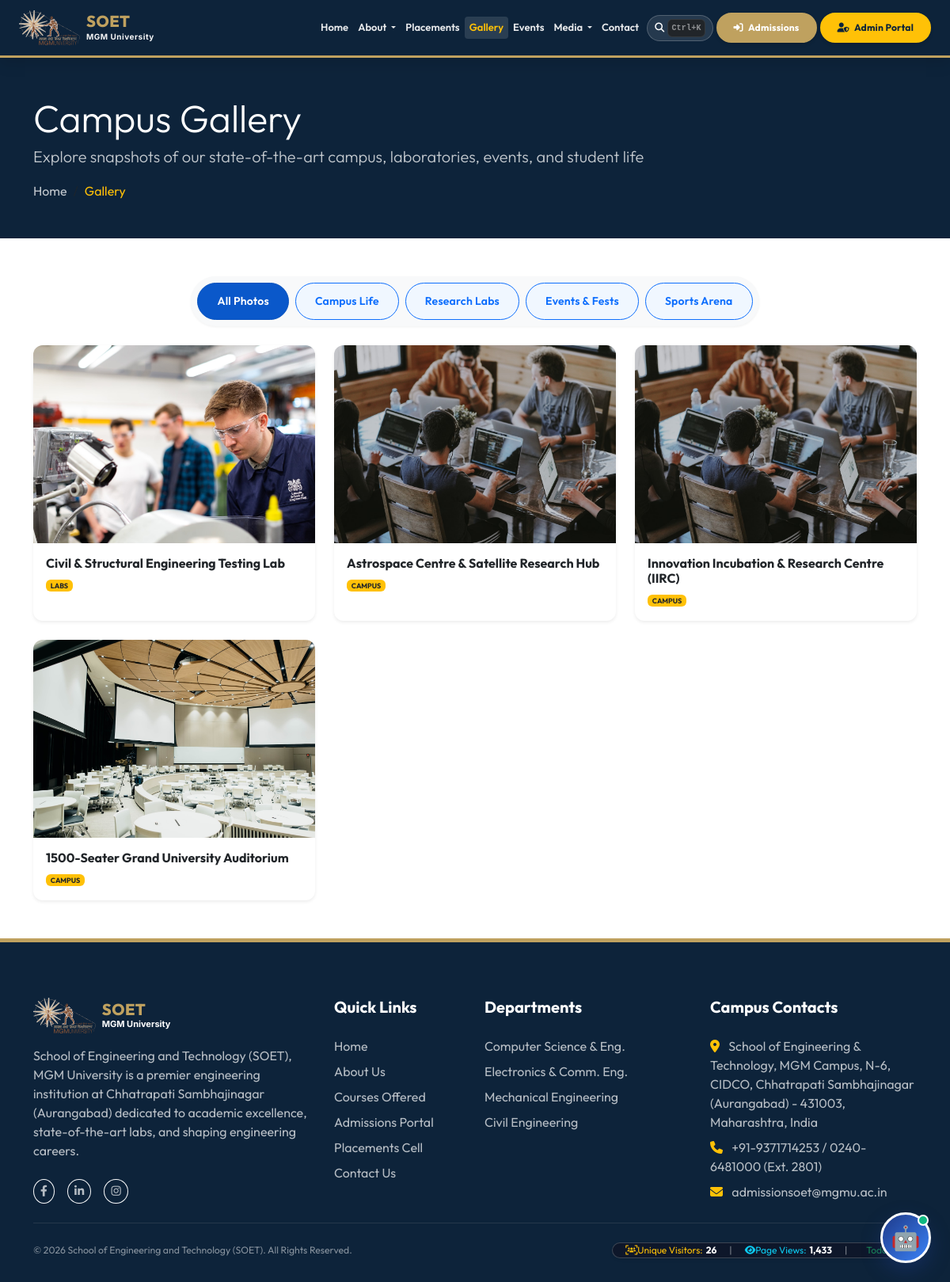
/gallery.php, run on the app's committed database.
### tables this page shows
CREATE TABLE `navigation_menu` (
  `id` int(11) NOT NULL AUTO_INCREMENT,
  `title` varchar(100) NOT NULL,
  `url` varchar(255) NOT NULL,
  `target` varchar(20) DEFAULT '_self',
  `icon` varchar(50) DEFAULT NULL,
  `parent_id` int(11) DEFAULT NULL,
  `sort_order` int(11) DEFAULT 0,
  `is_active` tinyint(1) DEFAULT 1,
  `is_system` tinyint(1) DEFAULT 0,
  `created_at` timestamp NOT NULL DEFAULT current_timestamp(),
  `updated_at` timestamp NOT NULL DEFAULT current_timestamp() ON UPDATE current_timestamp(),
  PRIMARY KEY (`id`),
  KEY `parent_id` (`parent_id`),
  CONSTRAINT `navigation_menu_ibfk_1` FOREIGN KEY (`parent_id`) REFERENCES `navigation_menu` (`id`) ON DELETE CASCADE
);

CREATE TABLE `gallery` (
  `id` int(11) NOT NULL AUTO_INCREMENT,
  `title` varchar(100) NOT NULL,
  `image_path` varchar(255) NOT NULL,
  `category` varchar(50) DEFAULT 'Campus',
  `is_active` tinyint(1) DEFAULT 1,
  `created_at` timestamp NOT NULL DEFAULT current_timestamp(),
  PRIMARY KEY (`id`)
);

### core/Database.php (called while the page is built, shortened)
<?php
class Database
{
    private static ?Database $instance = null;
    private PDO $pdo;
    private function __construct()
    {
        $options = [
            PDO::ATTR_ERRMODE            => PDO::ERRMODE_EXCEPTION,
            PDO::ATTR_DEFAULT_FETCH_MODE => PDO::FETCH_ASSOC,
            PDO::ATTR_EMULATE_PREPARES   => false,
            PDO::ATTR_TIMEOUT            => 3,
        ];
        $primaryHost = defined('DB_HOST') ? DB_HOST : '127.0.0.1;port=3307';
        $dbName = defined('DB_NAME') ? DB_NAME : 'soet_college';
        $dbUser = defined('DB_USER') ? DB_USER : 'root';
        $dbPass = defined('DB_PASS') ? DB_PASS : '';
        $charset = defined('DB_CHARSET') ? DB_CHARSET : 'utf8mb4';
        $dsnCandidates = [
            'mysql:host=' . $primaryHost . ';dbname=' . $dbName . ';charset=' . $charset,
            'mysql:host=127.0.0.1;port=3307;dbname=' . $dbName . ';charset=' . $charset,
            'mysql:host=127.0.0.1;port=3306;dbname=' . $dbName . ';charset=' . $charset,
            'mysql:host=localhost;dbname=' . $dbName . ';charset=' . $charset,
            'mysql:host=127.0.0.1;dbname=' . $dbName . ';charset=' . $charset
        ];
        foreach (array_unique($dsnCandidates) as $dsn) {
            try {
                $this->pdo = new PDO($dsn, $dbUser, $dbPass, $options);
                return;
            } catch (PDOException $e) {
                $lastException = $e;
            }
        }
    }
    public static function getInstance(): Database
    {
        if (self::$instance === null) {
            self::$instance = new self();
        }
        return self::$instance;
    }
    public function query(string $sql, array $params = []): PDOStatement
    {
        $stmt = $this->pdo->prepare($sql);
        $stmt->execute($params);
        return $stmt;
    }
    public function fetchAll(string $sql, array $params = []): array
    {
        return $this->query($sql, $params)->fetchAll();
    }
}

### core/ContentManager.php (called while the page is built, shortened)
<?php
class ContentManager
{
    public function __construct()
    {
        $this->db = Database::getInstance();
    }
}

### includes/functions.php (called while the page is built, shortened)
<?php
function uploadUrl(string $directory, ?string $filename): string
{
    return UPLOAD_URL . $directory . '/' . $filename;
}

### gallery.php (the view, shortened to what this page needs)
<?php
include_once __DIR__ . '/includes/header.php';
$cms = new ContentManager();
$images = $cms->db->fetchAll("SELECT * FROM gallery WHERE is_active = 1 ORDER BY created_at DESC");
$settings = $cms->getSiteSettings();
$gallery_bg = !empty($settings['gallery_hero_image']) ? uploadUrl('settings', $settings['gallery_hero_image']) : null;
?>
<div class="py-5 text-white mb-5 position-relative overflow-hidden" style="<?php echo $gallery_bg ? "background: linear-gradient(rgba(15, 23, 42, 0.8), rgba(15, 23, 42, 0.8)), url('{$gallery_bg}') center/cover no-repeat;" : "background-color: var(--primary-color);"; ?>">
    <div class="container position-relative z-1">
        <h1 class="fw-extrabold mb-1 text-white display-5">Campus Gallery</h1>
        <p class="lead opacity-75 mb-3">Explore snapshots of our state-of-the-art campus, laboratories, events, and student life</p>
        <nav aria-label="breadcrumb">
            <ol class="breadcrumb mb-0">
                <li class="breadcrumb-item"><a href="index.php" class="text-white opacity-75 text-decoration-none">Home</a></li>
                <li class="breadcrumb-item active text-warning" aria-current="page">Gallery</li>
            </ol>
        </nav>
    </div>
</div>
<div class="container mb-5">
    <div class="row mb-4">
        <div class="col-12 text-center">
            <div class="d-inline-flex gap-2 flex-wrap bg-light p-2 rounded-pill shadow-xs">
                <button class="btn btn-sm btn-primary rounded-pill px-4 gallery-filter-btn active" data-filter="all">All Photos</button>
                <button class="btn btn-sm btn-outline-primary rounded-pill px-4 gallery-filter-btn" data-filter="campus">Campus Life</button>
                <button class="btn btn-sm btn-outline-primary rounded-pill px-4 gallery-filter-btn" data-filter="labs">Research Labs</button>
                <button class="btn btn-sm btn-outline-primary rounded-pill px-4 gallery-filter-btn" data-filter="events">Events & Fests</button>
                <button class="btn btn-sm btn-outline-primary rounded-pill px-4 gallery-filter-btn" data-filter="sports">Sports Arena</button>
            </div>
        </div>
    </div>
    <div class="row g-4" id="galleryGrid">
        <?php if (empty($images)): ?>
            <div class="col-md-4 gallery-item-col" data-cat="campus">
                <div class="card border-0 shadow-sm overflow-hidden custom-card h-100 hover-elevate">
                    <img src="https://images.unsplash.com/photo-1541339907198-e08756dedf3f?auto=format&fit=crop&w=600&q=80" alt="Campus View" class="w-100 gallery-preview-img" style="height: 250px; object-fit: cover; cursor: pointer;">
                    <div class="card-body p-3">
                        <h6 class="fw-bold mb-1">SOET Main Administration Block</h6>
                        <span class="badge bg-warning text-dark text-uppercase" style="font-size: 9px;">Campus</span>
                    </div>
                </div>
            </div>
            <div class="col-md-4 gallery-item-col" data-cat="labs">
                <div class="card border-0 shadow-sm overflow-hidden custom-card h-100 hover-elevate">
                    <img src="https://images.unsplash.com/photo-1581091226825-a6a2a5aee158?auto=format&fit=crop&w=600&q=80" alt="Lab View" class="w-100 gallery-preview-img" style="height: 250px; object-fit: cover; cursor: pointer;">
                    <div class="card-body p-3">
                        <h6 class="fw-bold mb-1">Advanced Computer Science Lab</h6>
                        <span class="badge bg-warning text-dark text-uppercase" style="font-size: 9px;">Labs</span>
                    </div>
                </div>
            </div>
            <div class="col-md-4 gallery-item-col" data-cat="events">
                <div class="card border-0 shadow-sm overflow-hidden custom-card h-100 hover-elevate">
                    <img src="https://images.unsplash.com/photo-1511578314322-379afb476865?auto=format&fit=crop&w=600&q=80" alt="Convocation Day" class="w-100 gallery-preview-img" style="height: 250px; object-fit: cover; cursor: pointer;">
                    <div class="card-body p-3">
                        <h6 class="fw-bold mb-1">Annual Tech Fest Exhibition</h6>
                        <span class="badge bg-warning text-dark text-uppercase" style="font-size: 9px;">Events</span>
                    </div>
                </div>
            </div>
        <?php else: ?>
            <?php foreach ($images as $img):
                $catSlug = strtolower(htmlspecialchars($img['category'] ?? 'campus'));
            ?>
                <div class="col-md-4 col-sm-6 gallery-item-col" data-cat="<?php echo $catSlug; ?>">
                    <div class="card border-0 shadow-sm overflow-hidden custom-card h-100 hover-elevate">
                        <img src="<?php echo uploadUrl('gallery', $img['image_path']); ?>" alt="<?php echo htmlspecialchars($img['title']); ?>" class="w-100 gallery-preview-img" style="height: 250px; object-fit: cover; cursor: pointer;">
                        <div class="card-body p-3">
                            <h6 class="fw-bold mb-1"><?php echo htmlspecialchars($img['title']); ?></h6>
                            <span class="badge bg-warning text-dark text-uppercase" style="font-size: 9px;"><?php echo htmlspecialchars($img['category']); ?></span>
                        </div>
                    </div>
                </div>
            <?php endforeach; ?>
        <?php endif; ?>
    </div>
</div>
<?php include_once __DIR__ . '/includes/footer.php'; ?>

### includes/header.php (shortened to what this page needs)
<?php
$current_page = basename($_SERVER['PHP_SELF'] ?? '');
$header_cms = new ContentManager();
$header_settings = $header_cms->getSiteSettings();
$logo_src = !empty($header_settings['site_logo'])
    ? uploadUrl('settings', $header_settings['site_logo'])
    : APP_URL . '/assets/images/logo.svg';
?>
<!DOCTYPE html>
<html lang="en">
<head>
    <link href="https://cdn.jsdelivr.net/npm/bootstrap@5.3.0/dist/css/bootstrap.min.css" rel="stylesheet">
    <link href="https://cdnjs.cloudflare.com/ajax/libs/font-awesome/6.4.0/css/all.min.css" rel="stylesheet">
    <link href="<?php echo APP_URL; ?>/assets/css/style.css" rel="stylesheet">
</head>
<body>
<?php
$header_db = Database::getInstance();
$dbNavMain = [];
$dbNavSubGrouped = [];
try {
    $dbNavMain = $header_db->fetchAll("SELECT * FROM navigation_menu WHERE parent_id IS NULL AND is_active = 1 ORDER BY sort_order ASC, title ASC");
    $dbNavSubAll = $header_db->fetchAll("SELECT * FROM navigation_menu WHERE parent_id IS NOT NULL AND is_active = 1 ORDER BY sort_order ASC, title ASC");
    foreach ($dbNavSubAll as $sub) {
        $dbNavSubGrouped[$sub['parent_id']][] = $sub;
    }
} catch (Exception $e) {
    $dbNavMain = [];
}
?>
<nav class="navbar navbar-expand-xl navbar-dark sticky-top py-2" style="border-bottom: 3px solid var(--secondary-color); box-shadow: 0 4px 20px rgba(0,0,0,0.15); background-color: var(--primary-color);">
    <div class="container-fluid px-2 px-md-3 px-xl-4">
        <a class="navbar-brand d-flex align-items-center me-2 me-xl-3" href="<?php echo APP_URL; ?>/index.php">
            <img src="<?php echo $logo_src; ?>" alt="SOET Logo" class="me-2" style="height: 44px; object-fit: contain;">
            <div>
                <span class="d-block lh-1 text-uppercase" style="font-size: 20px; font-weight: 800; color: var(--secondary-color); letter-spacing: 0.5px; font-family: 'Outfit', sans-serif;">SOET</span>
                <span class="d-block text-white font-semibold" style="font-size: 10px; font-weight: 700; letter-spacing: 0.5px; opacity: 0.95; font-family: 'Inter', sans-serif; margin-top: 2px;">MGM University</span>
            </div>
        </a>
        <div class="collapse navbar-collapse" id="mainNavbar">
            <ul class="navbar-nav ms-auto mb-2 mb-xl-0 align-items-center gap-0.5">
                <?php if (!empty($dbNavMain)): ?>
                    <?php foreach ($dbNavMain as $mainNav): ?>
                        <?php
                            $hasSub = isset($dbNavSubGrouped[$mainNav['id']]);
                            $is_active = ($current_page === $mainNav['url']);
                            $target = !empty($mainNav['target']) ? $mainNav['target'] : '_self';
                            $url = (strpos($mainNav['url'], 'http') === 0 || strpos($mainNav['url'], 'javascript:') === 0 || $mainNav['url'] === '#')
                                ? $mainNav['url']
                                : APP_URL . '/' . ltrim($mainNav['url'], '/');
                        ?>
                        <?php if ($hasSub): ?>
                            <?php
                                $subUrls = array_map(function($s) { return $s['url']; }, $dbNavSubGrouped[$mainNav['id']]);
                                $dropdownActive = in_array($current_page, $subUrls);
                            ?>
                            <li class="nav-item dropdown">
                                <a class="nav-link dropdown-toggle <?php echo $dropdownActive ? 'active' : ''; ?>" href="#" id="dropdownNav<?php echo $mainNav['id']; ?>" role="button" data-bs-toggle="dropdown" aria-expanded="false">
                                    <?php echo htmlspecialchars($mainNav['title']); ?>
                                </a>
                            </li>
                        <?php else: ?>
                            <li class="nav-item">
                                <a class="nav-link <?php echo $is_active ? 'active' : ''; ?>" href="<?php echo $url; ?>" target="<?php echo $target; ?>">
                                    <?php echo htmlspecialchars($mainNav['title']); ?>
                                </a>
                            </li>
                        <?php endif; ?>
                    <?php endforeach; ?>
                <?php endif; ?>
                <li class="nav-item ms-xl-1">
                    <button class="btn btn-outline-light btn-sm rounded-pill spotlight-trigger d-flex align-items-center gap-1" id="spotlightTriggerBtn" title="Instant Quick Search (Press Ctrl+K)">
                        <i class="fa-solid fa-magnifying-glass"></i>
                        <kbd class="bg-dark text-white-50 border border-secondary border-opacity-25 px-1 rounded" style="font-size: 10px;">Ctrl+K</kbd>
                    </button>
                </li>
                <li class="nav-item ms-xl-1">
                    <a class="btn btn-admission text-center" href="<?php echo APP_URL; ?>/admissions.php"><i class="fa-solid fa-right-to-bracket me-1"></i> Admissions</a>
                </li>
                <li class="nav-item ms-xl-1 mt-2 mt-xl-0">
                    <a class="btn btn-admin-portal text-center" href="<?php echo APP_URL; ?>/admin/login.php"><i class="fa-solid fa-user-shield me-1"></i> Admin Portal</a>
                </li>
            </ul>
        </div>
    </div>
</nav>

### data on the page
navigation_menu: title "Home"
navigation_menu: title "About"
navigation_menu: title "Placements"
navigation_menu: title "Gallery"
navigation_menu: title "Events"
navigation_menu: title "Media"
navigation_menu: title "Contact"
gallery: image_path (picture), title "Civil & Structural Engineering Testing Lab", category "LABS"
gallery: image_path (picture), title "Astrospace Centre & Satellite Research Hub", category "CAMPUS"
gallery: image_path (picture), title "Innovation Incubation & Research Centre (IIRC)", category "CAMPUS"
gallery: image_path (picture), title "1500-Seater Grand University Auditorium", category "CAMPUS"

### other printed values
$col_addr "School of Engineering & Technology, MGM Campus, N-6, CIDCO, Chhatrapati Sambhajinagar (Aurangabad) - 431003, Maharashtra, India"
$col_phone "+91-9371714253 / 0240-6481000 (Ext. 2801)"
$col_email "admissionsoet@mgmu.ac.in"
$col_name "School of Engineering and Technology (SOET)"
$totalVisitors "26"
$totalViews "1,433"
$todayVisitors "2"
